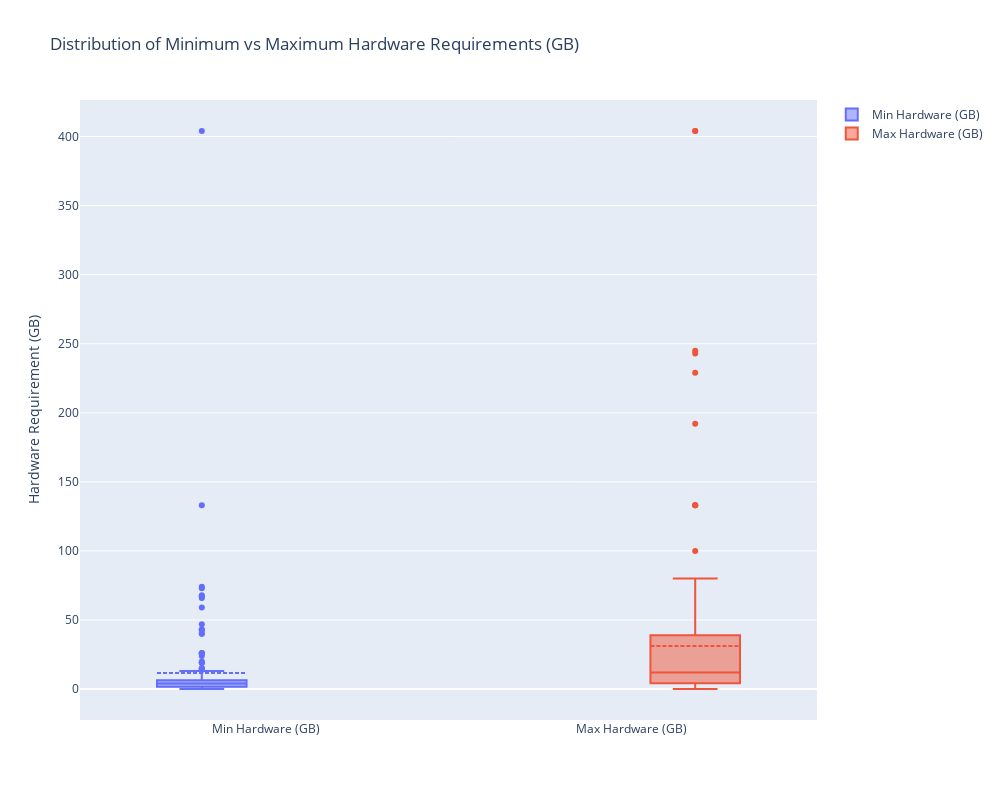

Here is the notebook cell this chart was saved with:
### Code cell
import plotly.graph_objects as go
# Drop rows with no hardware requirements
df_valid = df.dropna(subset=['hw_gb_min', 'hw_gb_max'])

# Create side-by-side box plots
fig = go.Figure()
fig.add_trace(go.Box(y=df_valid['hw_gb_min'], name='Min Hardware (GB)', boxmean=True))
fig.add_trace(go.Box(y=df_valid['hw_gb_max'], name='Max Hardware (GB)', boxmean=True))

fig.update_layout(
    title='Distribution of Minimum vs Maximum Hardware Requirements (GB)',
    yaxis_title='Hardware Requirement (GB)',
    boxmode='group',  # Side-by-side
    width=1000,
    height=800
)
fig.show()

### Figure 1 — Plotly figure (JSON) as saved in the notebook; plotly's stock layout.template omitted (floating-point values rounded to 4 significant figures; data arrays with more than 128 entries replaced by an {"elided": "..."} marker saying what was removed)
{"data": [{"boxmean": true, "name": "Min Hardware (GB)", "type": "box", "y": {"elided": "175 float values"}}, {"boxmean": true, "name": "Max Hardware (GB)", "type": "box", "y": {"elided": "175 float values"}}], "layout": {"boxmode": "group", "height": 800, "title": {"text": "Distribution of Minimum vs Maximum Hardware Requirements (GB)"}, "width": 1000, "yaxis": {"title": {"text": "Hardware Requirement (GB)"}}}}
